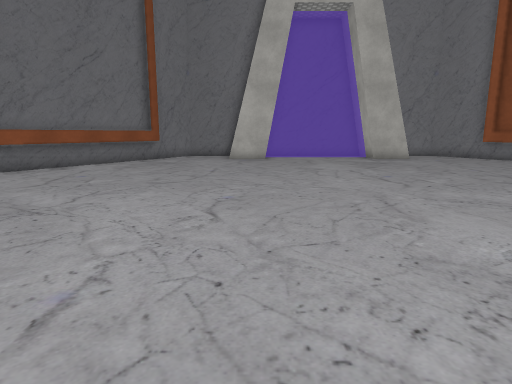
[1] (above)

16 first-person views from a walk through a Unity game level. The camera is 1.4 m above the floor, tilts 10° down and sees 75° across. The floor is counted in squares, 1 m on a side. Each view is taken from the middle of a square. On the plan, view 1 faces up. The plan holds only what a view shows up to about 15 squares ahead; the rest is blank. Some surface patterns are stand-ins.

[2]
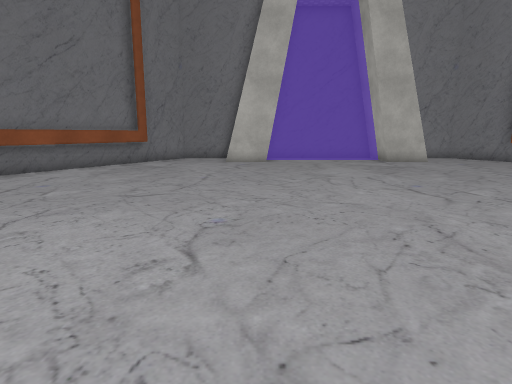

[3]
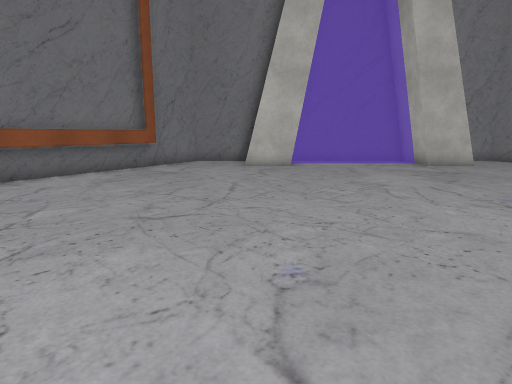

[4]
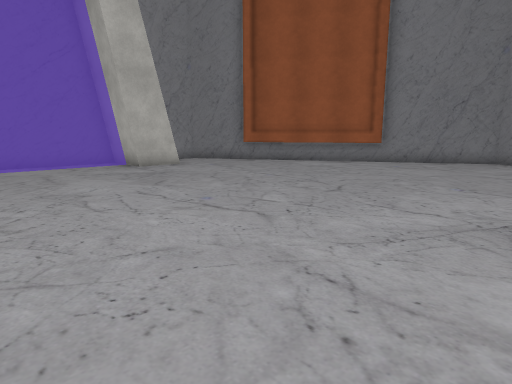

[5]
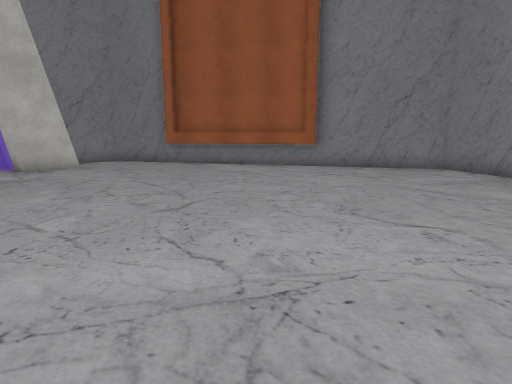

[6]
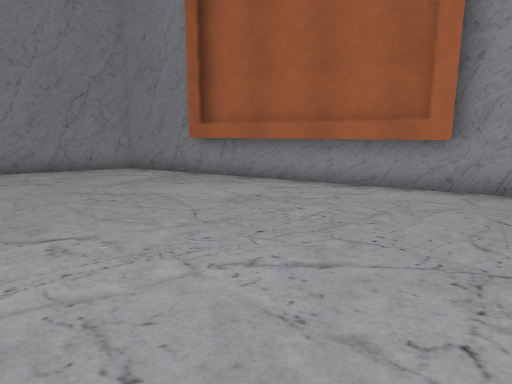

[7]
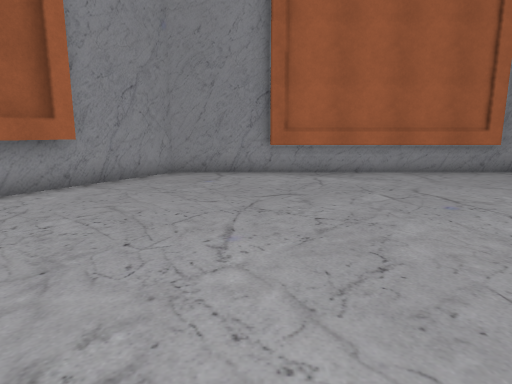

[8]
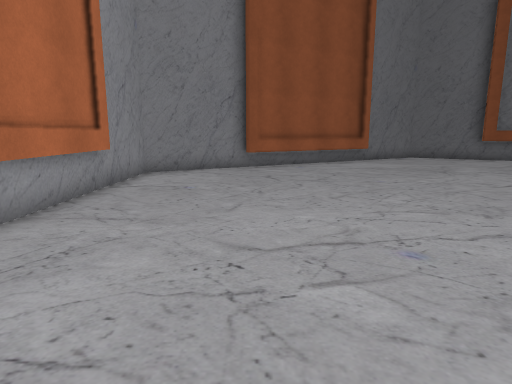

[9]
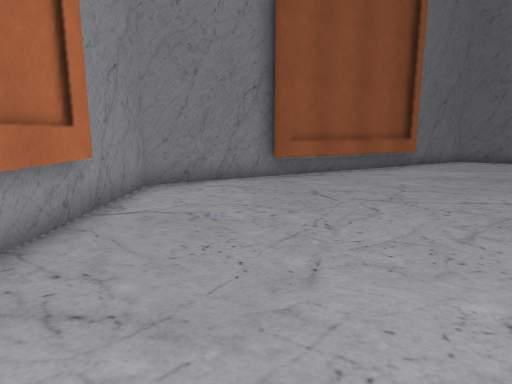

[10]
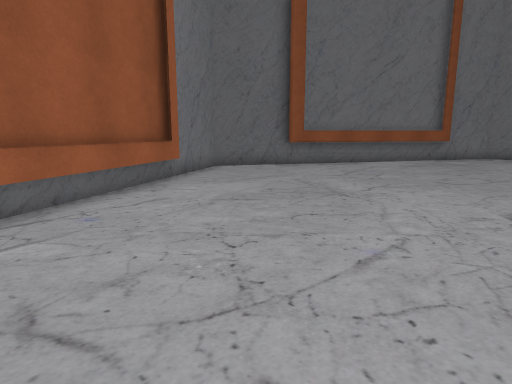

[11]
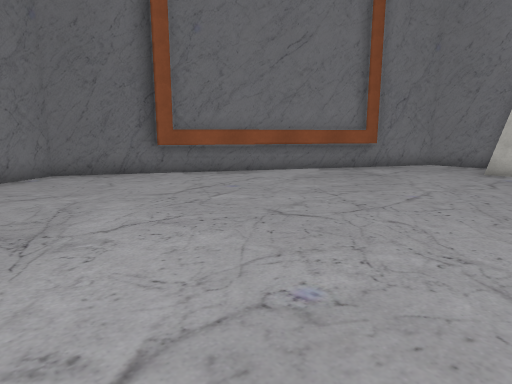

[12]
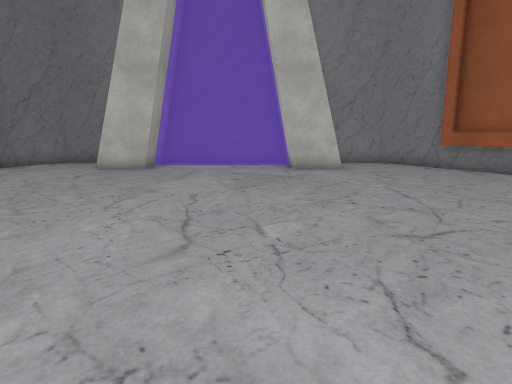

[13]
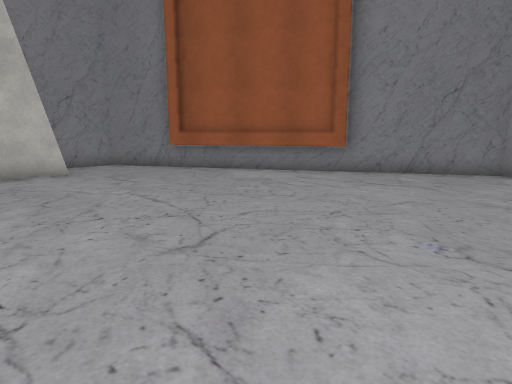

[14]
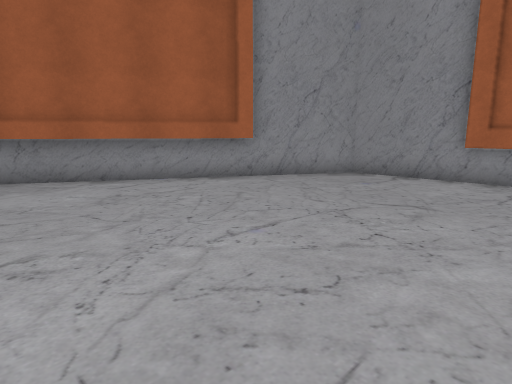

[15]
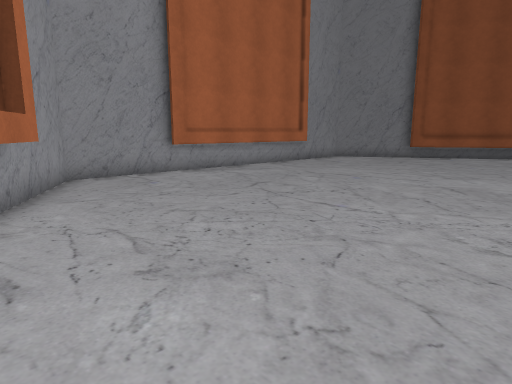

[16]
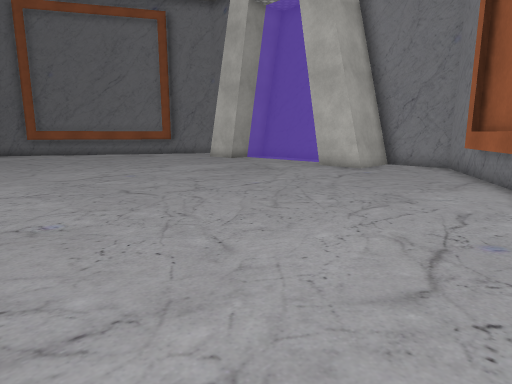

### Floor plan
Points are (right, up) in squares from view 1. A wall is a line through its corners. A room is listed if a view was taken in it or the views show most of it. See-through windows are left out.
Room 1 (views 1, 2, 3, 4, 5, 6, 7, 8, 9, 10, 11, 12, 13, 14, 15, 16)
walls: (8.4, 18.5) (6.3, 18.5) (6.3, 20.9); (15.7, 12.1) (12.2, 18.1); (12.4, -1.4) (16.2, 5.2); (0.8, 20.2) (0.8, 18.5) (-1.5, 18.5); (-9.1, 4.8) (-5.6, -1.2); (-0.6, -4.7) (7.5, -4.7); (-5.1, 18.1) (-9.4, 10.6); (8.2, 21) (8.2, 18.5); (-1.4, 21) (-4, 21) (-11.5, 8) (-4, -5) (11, -5) (18.5, 8) (11, 21) (8.4, 21)
low walls: (8.4, 21) (8.4, 18.5)

Where each view was taken, in squares from view 1:
view 1: 0 up, 0 right, facing up
view 2: 2 up, 0 right, facing up
view 3: 4 up, 1 left, facing up
view 4: 5 up, 0 right, facing up-right
view 5: 4 up, 4 right, facing up-right
view 6: 3 up, 5 right, facing right
view 7: 7 up, 8 right, facing down
view 8: 1 down, 8 right, facing left
view 9: 2 down, 5 right, facing left
view 10: 1 down, 0 right, facing up-left
view 11: 5 up, 1 right, facing up-left
view 12: 5 up, 5 right, facing up
view 13: 6 up, 5 right, facing up-right
view 14: 6 up, 5 right, facing down-right
view 15: 6 up, 14 right, facing down-left
view 16: 6 up, 15 right, facing up-left
